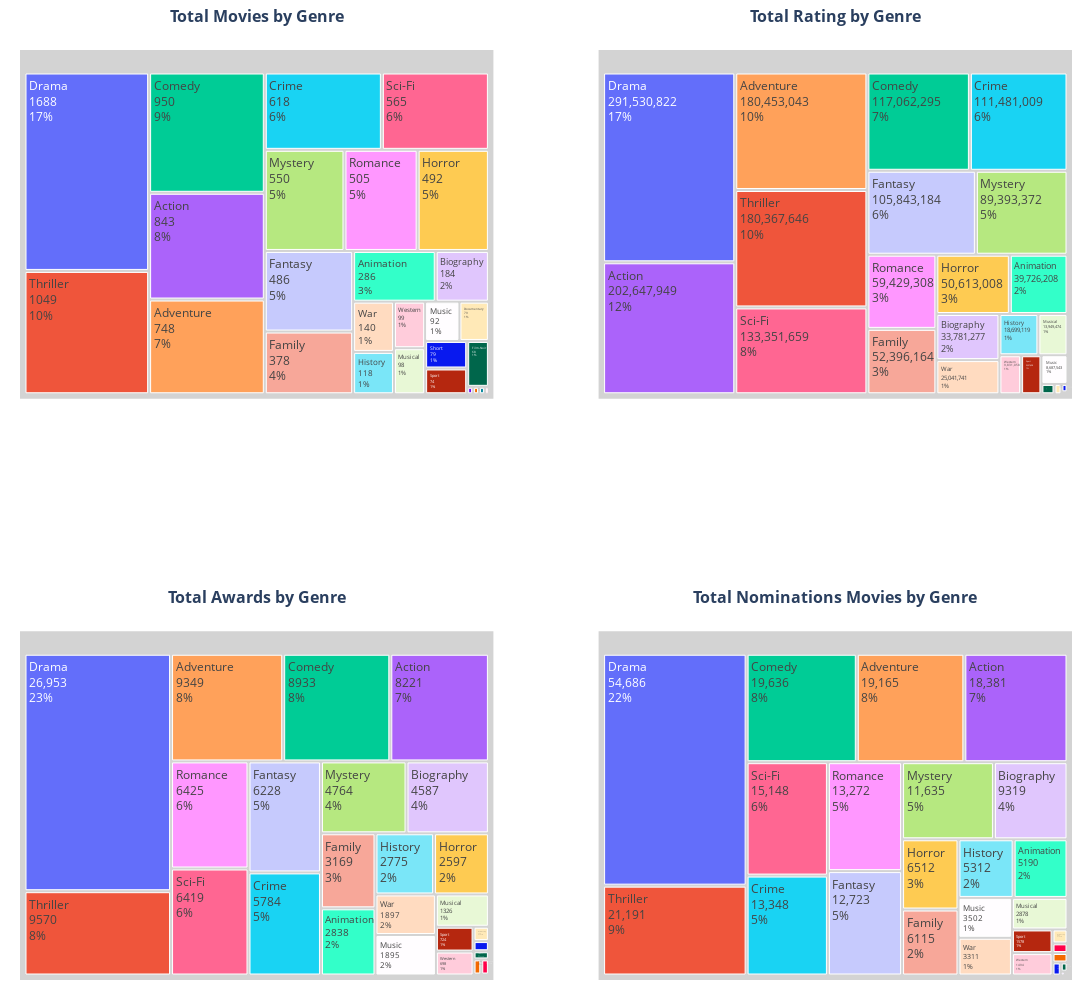

Notebook source saved alongside this figure:
### Code cell
import plotly.graph_objects as go
from plotly.subplots import make_subplots
# Các thể loại phim thuộc mỗi quốc gia
fig = make_subplots(
    cols = 2, rows = 2,
    column_widths = [18, 18],
    row_heights=[0.4,0.4],
    subplot_titles = ('<b>Total Movies by Genre<br />&nbsp;<br />','<b>Total Rating by Genre<br />&nbsp;<br />',
                      '<b>Total Awards by Genre<br />&nbsp;<br />','<b>Total Nominations Movies by Genre<br />&nbsp;<br />'),
   specs = [[{'type': 'treemap', 'colspan': 1}, {'type': 'treemap'}],[{'type': 'treemap'}, {'type': 'treemap'}]]
)

fig.add_trace(go.Treemap(
    labels = combine['genre'],
    parents = ['']*len(combine['genre']),
    values =  combine['countGenre'],
    textinfo = "label+value+percent root",
    root_color="lightgrey"
),row = 1, col = 1)

fig.add_trace(go.Treemap(
    labels = combine['genre'],
    parents = ['']*len(combine['genre']),
    values = combine['totalRatings'],
    textinfo = "label+value+percent root",
   root_color="lightgrey"
),row = 1, col = 2)

fig.add_trace(go.Treemap(
    labels = combine['genre'],
    parents = ['']*len(combine['genre']),

    values =  combine['totalAwards'],
    textinfo = "label+value+percent root",
    root_color="lightgrey"
),row = 2, col = 1)

fig.add_trace(go.Treemap(
    labels = combine['genre'],
    parents = ['']*len(combine['genre']),

    values =  combine['totalNominations'],
    textinfo = "label+value+percent root",
    root_color="lightgrey"
),row = 2, col = 2)

fig.update_layout(autosize=False,
    width=1900,
    height=1000,
margin = dict(t=50, l=20, r=20, b=20))
fig.show()

### Figure 1 — Plotly figure (JSON) as saved in the notebook; plotly's stock layout.template omitted (floating-point values rounded to 4 significant figures)
{"data": [{"domain": {"x": [0, 0.45], "y": [0.625, 1]}, "labels": ["Action", "Adventure", "Animation", "Biography", "Comedy", "Crime", "Documentary", "Drama", "Family", "Fantasy", "Film-Noir", "Game-Show", "History", "Horror", "Music", "Musical", "Mystery", "News", "Reality-TV", "Romance", "Sci-Fi", "Short", "Sport", "Talk-Show", "Thriller", "War", "Western"], "parents": ["", "", "", "", "", "", "", "", "", "", "", "", "", "", "", "", "", "", "", "", "", "", "", "", "", "", ""], "root": {"color": "lightgrey"}, "textinfo": "label+value+percent root", "type": "treemap", "values": [843, 748, 286, 184, 950, 618, 79, 1688, 378, 486, 68, 3, 118, 492, 92, 98, 550, 3, 3, 505, 565, 79, 74, 2, 1049, 140, 99]}, {"domain": {"x": [0.55, 1], "y": [0.625, 1]}, "labels": ["Action", "Adventure", "Animation", "Biography", "Comedy", "Crime", "Documentary", "Drama", "Family", "Fantasy", "Film-Noir", "Game-Show", "History", "Horror", "Music", "Musical", "Mystery", "News", "Reality-TV", "Romance", "Sci-Fi", "Short", "Sport", "Talk-Show", "Thriller", "War", "Western"], "parents": ["", "", "", "", "", "", "", "", "", "", "", "", "", "", "", "", "", "", "", "", "", "", "", "", "", "", ""], "root": {"color": "lightgrey"}, "textinfo": "label+value+percent root", "type": "treemap", "values": [202647949, 180453043, 39726208, 33781277, 117062295, 111481009, 841058, 291530822, 52396164, 105843184, 1565756, 13984, 18699119, 50613008, 8687543, 13949474, 89393372, 50292, 14924, 59429308, 133351659, 580614, 9207498, 59638, 180367646, 25041741, 9831058]}, {"domain": {"x": [0, 0.45], "y": [0, 0.375]}, "labels": ["Action", "Adventure", "Animation", "Biography", "Comedy", "Crime", "Documentary", "Drama", "Family", "Fantasy", "Film-Noir", "Game-Show", "History", "Horror", "Music", "Musical", "Mystery", "News", "Reality-TV", "Romance", "Sci-Fi", "Short", "Sport", "Talk-Show", "Thriller", "War", "Western"], "parents": ["", "", "", "", "", "", "", "", "", "", "", "", "", "", "", "", "", "", "", "", "", "", "", "", "", "", ""], "root": {"color": "lightgrey"}, "textinfo": "label+value+percent root", "type": "treemap", "values": [8221, 9349, 2838, 4587, 8933, 5784, 170, 26953, 3169, 6228, 97, 7, 2775, 2597, 1895, 1326, 4764, 90, 5, 6425, 6419, 121, 724, 89, 9570, 1897, 698]}, {"domain": {"x": [0.55, 1], "y": [0, 0.375]}, "labels": ["Action", "Adventure", "Animation", "Biography", "Comedy", "Crime", "Documentary", "Drama", "Family", "Fantasy", "Film-Noir", "Game-Show", "History", "Horror", "Music", "Musical", "Mystery", "News", "Reality-TV", "Romance", "Sci-Fi", "Short", "Sport", "Talk-Show", "Thriller", "War", "Western"], "parents": ["", "", "", "", "", "", "", "", "", "", "", "", "", "", "", "", "", "", "", "", "", "", "", "", "", "", ""], "root": {"color": "lightgrey"}, "textinfo": "label+value+percent root", "type": "treemap", "values": [18381, 19165, 5190, 9319, 19636, 13348, 342, 54686, 6115, 12723, 101, 26, 5312, 6512, 3502, 2878, 11635, 233, 17, 13272, 15148, 176, 1578, 237, 21191, 3311, 1494]}], "layout": {"annotations": [{"font": {"size": 16}, "showarrow": false, "text": "<b>Total Movies by Genre<br />&nbsp;<br />", "x": 0.225, "xanchor": "center", "xref": "paper", "y": 1, "yanchor": "bottom", "yref": "paper"}, {"font": {"size": 16}, "showarrow": false, "text": "<b>Total Rating by Genre<br />&nbsp;<br />", "x": 0.775, "xanchor": "center", "xref": "paper", "y": 1, "yanchor": "bottom", "yref": "paper"}, {"font": {"size": 16}, "showarrow": false, "text": "<b>Total Awards by Genre<br />&nbsp;<br />", "x": 0.225, "xanchor": "center", "xref": "paper", "y": 0.375, "yanchor": "bottom", "yref": "paper"}, {"font": {"size": 16}, "showarrow": false, "text": "<b>Total Nominations Movies by Genre<br />&nbsp;<br />", "x": 0.775, "xanchor": "center", "xref": "paper", "y": 0.375, "yanchor": "bottom", "yref": "paper"}], "autosize": false, "height": 1000, "margin": {"b": 20, "l": 20, "r": 20, "t": 50}, "width": 1900}}
